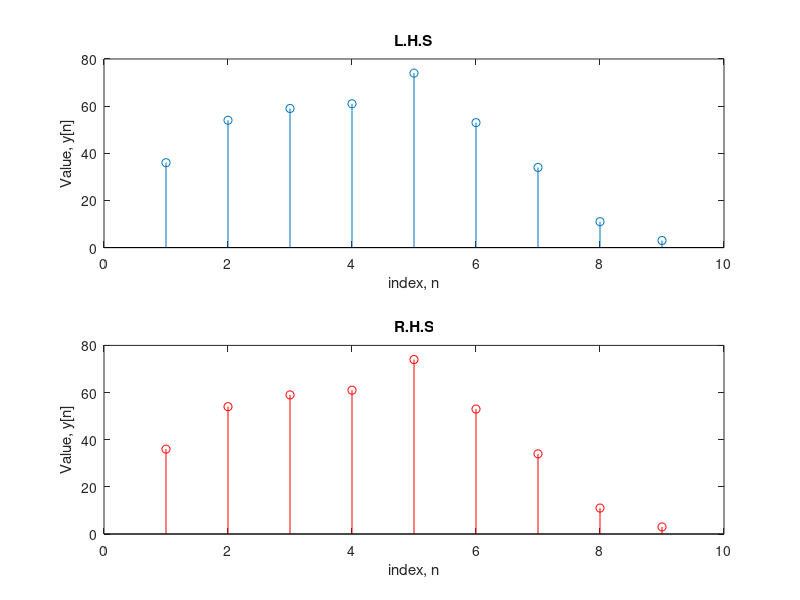

The MATLAB script that drew this image:
x1 = [3 1 1];
x2 = [4 2 1];
x3 = [3 2 1 2 3];
y = conv(conv(x1,x2),x3);
y1= conv(x1,conv(x2,x3));

subplot(2,1,1);
stem(y);
title('L.H.S');
xlabel('index, n');
ylabel('Value, y[n]');

subplot(2,1,2);
stem(y1,'r');
title('R.H.S');
xlabel('index, n');
ylabel('Value, y[n]');